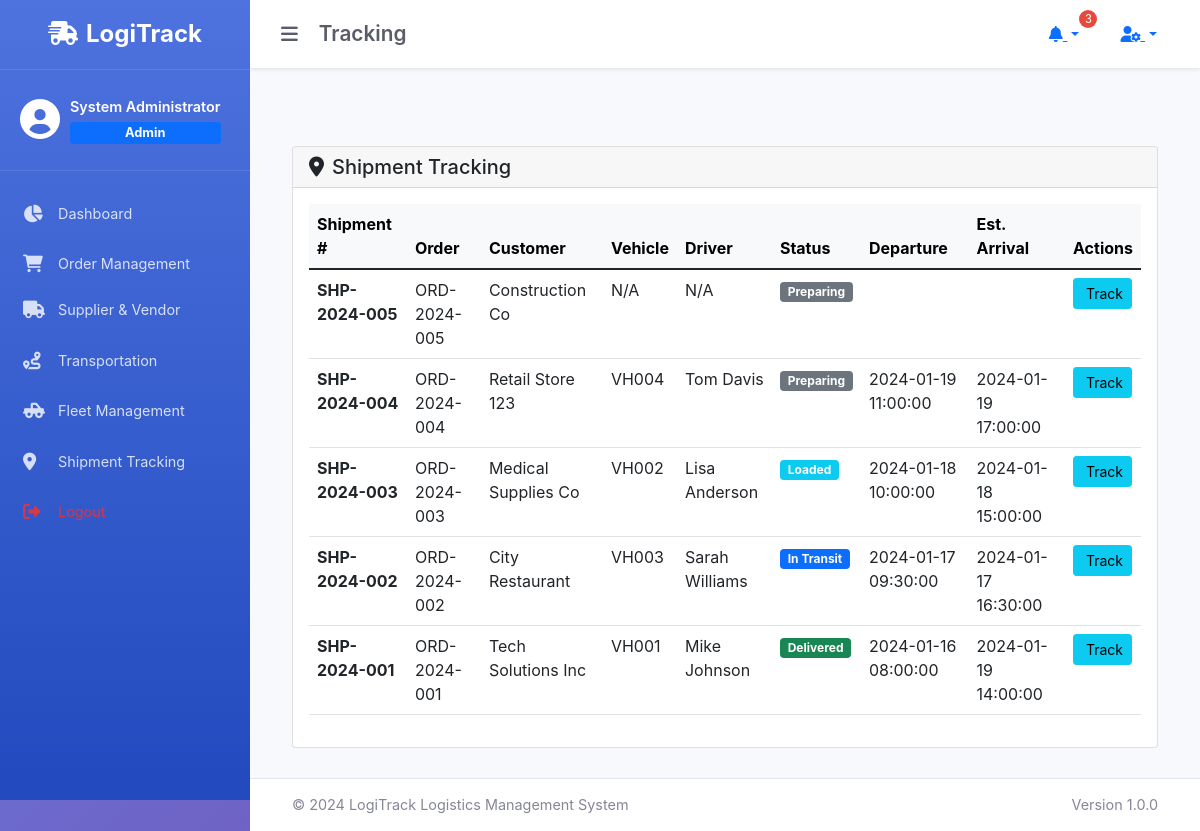
/modules/tracking.php (signed in), run on the app's committed database.
### tables this page shows
CREATE TABLE IF NOT EXISTS shipments (
    id INT AUTO_INCREMENT PRIMARY KEY,
    shipment_number VARCHAR(50) UNIQUE NOT NULL,
    order_id INT,
    purchase_order_id INT,
    vehicle_id INT,
    driver_id INT,
    route_from VARCHAR(200) NOT NULL,
    route_to VARCHAR(200) NOT NULL,
    distance_km DECIMAL(10,2),
    estimated_duration_hours DECIMAL(5,2),
    departure_date DATETIME,
    estimated_arrival DATETIME,
    actual_arrival DATETIME,
    status ENUM('Preparing', 'Loaded', 'In Transit', 'Delivered', 'Delayed', 'Cancelled') DEFAULT 'Preparing',
    current_location TEXT,
    last_location_update DATETIME,
    fuel_consumption DECIMAL(10,2),
    notes TEXT,
    created_by INT,
    created_at TIMESTAMP DEFAULT CURRENT_TIMESTAMP,
    updated_at TIMESTAMP DEFAULT CURRENT_TIMESTAMP ON UPDATE CURRENT_TIMESTAMP,
    FOREIGN KEY (order_id) REFERENCES orders(id) ON DELETE SET NULL,
    FOREIGN KEY (purchase_order_id) REFERENCES purchase_orders(id) ON DELETE SET NULL,
    FOREIGN KEY (vehicle_id) REFERENCES vehicles(id) ON DELETE SET NULL,
    FOREIGN KEY (driver_id) REFERENCES drivers(id) ON DELETE SET NULL,
    FOREIGN KEY (created_by) REFERENCES users(id) ON DELETE SET NULL,
    INDEX idx_shipment_number (shipment_number),
    INDEX idx_status (status),
    INDEX idx_departure (departure_date)
);

CREATE TABLE IF NOT EXISTS orders (
    id INT AUTO_INCREMENT PRIMARY KEY,
    order_number VARCHAR(50) UNIQUE NOT NULL,
    customer_name VARCHAR(100) NOT NULL,
    customer_email VARCHAR(100),
    customer_phone VARCHAR(20),
    shipping_address TEXT,
    order_date DATE NOT NULL,
    delivery_date DATE,
    status ENUM('Pending', 'Approved', 'Processing', 'Shipped', 'Delivered', 'Cancelled') DEFAULT 'Pending',
    total_amount DECIMAL(10,2) NOT NULL,
    shipping_cost DECIMAL(10,2) DEFAULT 0.00,
    tax_amount DECIMAL(10,2) DEFAULT 0.00,
    discount_amount DECIMAL(10,2) DEFAULT 0.00,
    payment_status ENUM('Pending', 'Paid', 'Failed', 'Refunded') DEFAULT 'Pending',
    payment_method VARCHAR(50),
    notes TEXT,
    created_by INT,
    approved_by INT,
    approved_at DATETIME,
    created_at TIMESTAMP DEFAULT CURRENT_TIMESTAMP,
    updated_at TIMESTAMP DEFAULT CURRENT_TIMESTAMP ON UPDATE CURRENT_TIMESTAMP,
    FOREIGN KEY (created_by) REFERENCES users(id) ON DELETE SET NULL,
    FOREIGN KEY (approved_by) REFERENCES users(id) ON DELETE SET NULL,
    INDEX idx_order_number (order_number),
    INDEX idx_status (status),
    INDEX idx_order_date (order_date),
    INDEX idx_customer (customer_name)
);

CREATE TABLE IF NOT EXISTS vehicles (
    id INT AUTO_INCREMENT PRIMARY KEY,
    vehicle_number VARCHAR(50) UNIQUE NOT NULL,
    type VARCHAR(50) NOT NULL,
    model VARCHAR(100),
    make VARCHAR(50),
    year INT,
    license_plate VARCHAR(20) UNIQUE,
    capacity DECIMAL(10,2) NOT NULL,
    capacity_unit VARCHAR(20) DEFAULT 'kg',
    fuel_type ENUM('Diesel', 'Petrol', 'Electric', 'Hybrid') DEFAULT 'Diesel',
    status ENUM('Available', 'In Transit', 'Maintenance', 'Out of Service') DEFAULT 'Available',
    current_location TEXT,
    last_maintenance DATE,
    next_maintenance DATE,
    insurance_expiry DATE,
    registration_expiry DATE,
    notes TEXT,
    created_at TIMESTAMP DEFAULT CURRENT_TIMESTAMP,
    updated_at TIMESTAMP DEFAULT CURRENT_TIMESTAMP ON UPDATE CURRENT_TIMESTAMP,
    INDEX idx_vehicle_number (vehicle_number),
    INDEX idx_status (status),
    INDEX idx_type (type)
);

CREATE TABLE IF NOT EXISTS drivers (
    id INT AUTO_INCREMENT PRIMARY KEY,
    driver_code VARCHAR(50) UNIQUE NOT NULL,
    name VARCHAR(100) NOT NULL,
    license_number VARCHAR(50) UNIQUE NOT NULL,
    license_expiry DATE,
    phone VARCHAR(20) NOT NULL,
    email VARCHAR(100),
    address TEXT,
    emergency_contact VARCHAR(100),
    emergency_phone VARCHAR(20),
    hire_date DATE,
    status ENUM('Available', 'On Duty', 'Off Duty', 'On Leave', 'Terminated') DEFAULT 'Available',
    notes TEXT,
    created_at TIMESTAMP DEFAULT CURRENT_TIMESTAMP,
    updated_at TIMESTAMP DEFAULT CURRENT_TIMESTAMP ON UPDATE CURRENT_TIMESTAMP,
    INDEX idx_driver_code (driver_code),
    INDEX idx_status (status),
    INDEX idx_license (license_number)
);

### modules/tracking.php (the view, shortened to what this page needs)
<?php
require_once '../includes/header.php';
$database = new Database();
$db = $database->getConnection();
$query = "SELECT s.*, o.order_number, o.customer_name, v.vehicle_number, d.name as driver_name
          FROM shipments s
          LEFT JOIN orders o ON s.order_id = o.id
          LEFT JOIN vehicles v ON s.vehicle_id = v.id
          LEFT JOIN drivers d ON s.driver_id = d.id
          ORDER BY s.id DESC";
$stmt = $db->prepare($query);
$stmt->execute();
$shipments = $stmt->fetchAll(PDO::FETCH_ASSOC);
?>
<div class="container-fluid mt-5">
    <div class="row">
        <div class="col-12">
            <div class="card">
                <div class="card-header">
                    <h5 class="mb-0"><i class="fas fa-map-marker-alt me-2"></i>Shipment Tracking</h5>
                </div>
                <div class="card-body">
                    <div class="table-responsive">
                        <table class="table table-hover">
                            <thead class="table-light">
                                <tr>
                                    <th>Shipment #</th>
                                    <th>Order</th>
                                    <th>Customer</th>
                                    <th>Vehicle</th>
                                    <th>Driver</th>
                                    <th>Status</th>
                                    <th>Departure</th>
                                    <th>Est. Arrival</th>
                                    <th>Actions</th>
                                </tr>
                            </thead>
                            <tbody>
                                <?php foreach ($shipments as $shipment): ?>
                                <tr>
                                    <td><strong><?php echo htmlspecialchars($shipment['shipment_number']); ?></strong></td>
                                    <td><?php echo htmlspecialchars($shipment['order_number'] ?? 'N/A'); ?></td>
                                    <td><?php echo htmlspecialchars($shipment['customer_name'] ?? 'N/A'); ?></td>
                                    <td><?php echo htmlspecialchars($shipment['vehicle_number'] ?? 'N/A'); ?></td>
                                    <td><?php echo htmlspecialchars($shipment['driver_name'] ?? 'N/A'); ?></td>
                                    <td>
                                        <span class="badge bg-<?php
                                            echo match($shipment['status']) {
                                                'Preparing' => 'secondary',
                                                'Loaded' => 'info',
                                                'In Transit' => 'primary',
                                                'Delivered' => 'success',
                                                'Delayed' => 'danger',
                                                default => 'secondary'
                                            };
                                        ?>">
                                            <?php echo $shipment['status']; ?>
                                        </span>
                                    </td>
                                    <td><?php echo $shipment['departure_date']; ?></td>
                                    <td><?php echo $shipment['estimated_arrival']; ?></td>
                                    <td>
                                        <button class="btn btn-sm btn-info" data-bs-toggle="modal" data-bs-target="#trackingModal<?php echo $shipment['id']; ?>">
                                            <i class="fas fa-tracking"></i> Track
                                        </button>
                                    </td>
                                </tr>
                                <?php endforeach; ?>
                            </tbody>
                        </table>
                    </div>
                </div>
            </div>
        </div>
    </div>
</div>
<?php require_once '../includes/footer.php'; ?>

### css/style.css (style rules this page uses)
:root { --primary-color: #4e73df; --secondary-color: #858796; --success-color: #1cc88a; --info-color: #36b9cc; --warning-color: #f6c23e; --danger-color: #e74a3b; --purple-color: #6f42c1; --dark-color: #5a5c69; --light-color: #f8f9fc; }
* { margin: 0; padding: 0; box-sizing: border-box; }
body { font-family: 'Nunito', -apple-system, BlinkMacSystemFont, 'Segoe UI', Roboto, sans-serif; background: linear-gradient(135deg, #667eea 0%, #764ba2 100%); min-height: 100vh; }

### data on the page
shipments: shipment_number "SHP-2024-005", order.order_number "ORD-2024-005", order.customer_name "Construction Co", vehicle_number "N/A", driver_name "N/A", status "Preparing"
shipments: shipment_number "SHP-2024-004", order.order_number "ORD-2024-004", order.customer_name "Retail Store 123", vehicle.vehicle_number "VH004", driver.name "Tom Davis", status "Preparing", departure_date "2024-01-19 11:00:00", estimated_arrival "2024-01-19 17:00:00"
shipments: shipment_number "SHP-2024-003", order.order_number "ORD-2024-003", order.customer_name "Medical Supplies Co", vehicle.vehicle_number "VH002", driver.name "Lisa Anderson", status "Loaded", departure_date "2024-01-18 10:00:00", estimated_arrival "2024-01-18 15:00:00"
shipments: shipment_number "SHP-2024-002", order.order_number "ORD-2024-002", order.customer_name "City Restaurant", vehicle.vehicle_number "VH003", driver.name "Sarah Williams", status "In Transit", departure_date "2024-01-17 09:30:00", estimated_arrival "2024-01-17 16:30:00"
shipments: shipment_number "SHP-2024-001", order.order_number "ORD-2024-001", order.customer_name "Tech Solutions Inc", vehicle.vehicle_number "VH001", driver.name "Mike Johnson", status "Delivered", departure_date "2024-01-16 08:00:00", estimated_arrival "2024-01-19 14:00:00"

### other printed values
$full_name "System Administrator"
$role "Admin"
str_replace('_', ' ', $page) "Tracking"
